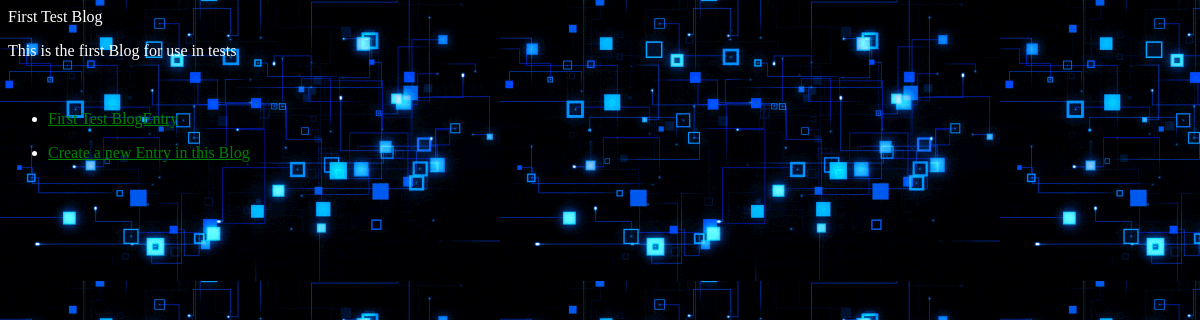
The page /blog/9/ on the database its author committed.
### blog/models.py (models this page shows, shortened)
class Blog(models.Model):
    name = models.CharField(max_length=200)
    tagline = models.CharField(max_length=500)
    def get_blog_entries(self):
        return self.blogentry_set.all()

class BlogEntry(models.Model):
    blog = models.ForeignKey(Blog, on_delete=models.CASCADE)
    title = models.CharField(max_length=200)
    text = models.TextField()
    pub_date = models.DateTimeField("date published")
    class Meta:
        verbose_name = "Blog entry"
        verbose_name_plural = "Blog entries"

### blog/views.py (the view)
# urls.py: path("<int:pk>/", views.BlogDetailView.as_view(), name="blog"),
class BlogDetailView(generic.DetailView):
    model = Blog
    template_name = "blog/blog.html"
    def get(self, request, *args, **kwargs):
        blog = get_object_or_404(Blog, pk=kwargs['pk'])
        entries = blog.get_blog_entries()
        return render(request, "blog/blog.html", {'blog': blog, 'entries':entries})

### blog/templates/blog/blog.html (shortened to what this page needs)
{% load static %}
<link rel="stylesheet" type="text/css" href="{% static 'blog/style.css' %}" />
<p>{{ blog.name }}</p>
<p>{{ blog.tagline }}</p>
{% if entries %}
    <ul>
	{% for entry in entries %}
		<li><a href="{% url 'blog:blogentry' entry.id %}">{{ entry.title }}</a></li>
	{% endfor %}
    </ul>
{% else %}
	<p>No blogs entries in this blog.</p>
{% endif %}
<ul>
<li><a href="{% url 'blog:blogentry_creation' %}">Create a new Entry in this Blog</a></li>
</ul>

### blog/static/blog/style.css (style rules this page uses)
li { color: white; }
li a { color: green; }
p { color: white; }

### rows shown on the page
Blog: name "First Test Blog", tagline "This is the first Blog for use in tests"
BlogEntry: title "First Test BlogEntry"
